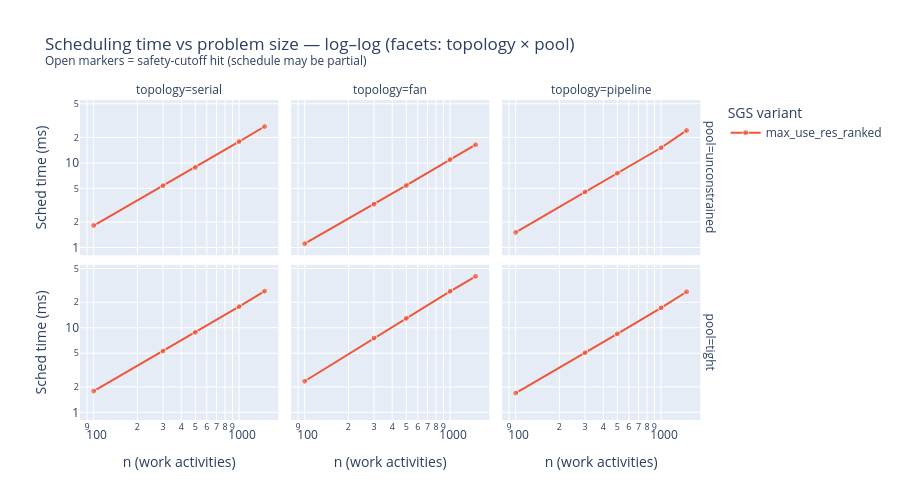

The notebook cell saved with this chart:
### Markdown cell above
## 3. Scheduler Benchmark Analysis

The following sections cover:
- **Scheduling time scaling** — how wall-clock time grows with problem size
- **CPM vs scheduling overhead** — the minimum possible time vs actual cost
- **Empirical scaling exponents** — quantitative O(n) vs O(n²) characterisation
- **SGS variant comparison** — relative speed of each scheduling strategy
- **Scheduler iterations** — event-loop work as a proxy for algorithmic cost
- **`_ready` set size** — direct driver of candidate-selection cost

---

### Scheduling Time Scaling (log–log)

Wall-clock scheduling time is plotted against problem size on a **log–log** scale.
A straight line indicates a power-law relationship; its slope is the empirical
scaling exponent:

- Slope ≈ **1.0** → O(n) — time grows proportionally with the number of activities ✓
- Slope ≈ **2.0** → O(n²) — quadratic growth, will not scale to 15 K activities ✗

**Open markers / dotted lines** denote incomplete runs (safety cutoff triggered);
their times are artificially low and should not be used for scaling analysis.

### Code cell
df_plot = df_sched.copy()
df_plot = df_plot.sort_values('n_work')

# Keep only topologies and pools present in the data
topos_present = [t for t in TOPO_ORDER_SCHED if t in df_plot['topology'].unique()]
pools_present = [p for p in ['unconstrained', 'tight'] if p in df_plot['pool'].unique()]

fig = px.line(
    df_plot,
    x='n_work', y='t_sched_ms',
    color='sgs',
    facet_col='topology', facet_row='pool',
    log_x=True, log_y=True,
    markers=True,
    custom_data=['is_complete'],   # embedded per-point so the loop below uses
                                   # per-trace completeness, not a global n set
    title='Scheduling time vs problem size \u2014 log\u2013log (facets: topology \u00d7 pool)<br>'
          '<sup>Open markers = safety-cutoff hit (schedule may be partial)</sup>',
    labels={'n_work': 'n (work activities)', 't_sched_ms': 'Sched time (ms)', 'sgs': 'SGS'},
    category_orders={
        'topology': topos_present,
        'pool':     pools_present,
        'sgs':      SGS_ORDER,
    },
    height=500,
)
# Per-point open-circle for cutoff hits. customdata[i][0] is is_complete for
# point i in this trace; this avoids incorrectly marking complete traces in
# other facets just because a different config hit the cutoff at the same n.
for trace in fig.data:
    if trace.customdata is None:
        continue
    symbols = ['circle-open' if not cd[0] else 'circle' for cd in trace.customdata]
    sizes   = [10           if not cd[0] else 6          for cd in trace.customdata]
    trace.marker.symbol = symbols
    trace.marker.size   = sizes
fig.update_layout(legend_title_text='SGS variant')
fig.show()

### Figure 1 — Plotly figure (JSON) as saved in the notebook; plotly's stock layout.template omitted (floating-point values rounded to 4 significant figures)
{"data": [{"customdata": [[true], [true], [true], [true], [true]], "hovertemplate": "SGS=max_use_res_ranked<br>pool=unconstrained<br>topology=serial<br>n (work activities)=%{x}<br>Sched time (ms)=%{y}<extra></extra>", "legendgroup": "max_use_res_ranked", "line": {"color": "#EF553B", "dash": "solid"}, "marker": {"size": [6, 6, 6, 6, 6], "symbol": ["circle", "circle", "circle", "circle", "circle"]}, "mode": "lines+markers", "name": "max_use_res_ranked", "orientation": "v", "showlegend": true, "type": "scatter", "x": [100, 300, 500, 1000, 1500], "xaxis": "x4", "y": [1.82, 5.38, 8.84, 17.87, 26.93], "yaxis": "y4"}, {"customdata": [[true], [true], [true], [true], [true]], "hovertemplate": "SGS=max_use_res_ranked<br>pool=tight<br>topology=serial<br>n (work activities)=%{x}<br>Sched time (ms)=%{y}<extra></extra>", "legendgroup": "max_use_res_ranked", "line": {"color": "#EF553B", "dash": "solid"}, "marker": {"size": [6, 6, 6, 6, 6], "symbol": ["circle", "circle", "circle", "circle", "circle"]}, "mode": "lines+markers", "name": "max_use_res_ranked", "orientation": "v", "showlegend": false, "type": "scatter", "x": [100, 300, 500, 1000, 1500], "xaxis": "x", "y": [1.78, 5.3, 8.82, 17.73, 27.06], "yaxis": "y"}, {"customdata": [[true], [true], [true], [true], [true]], "hovertemplate": "SGS=max_use_res_ranked<br>pool=unconstrained<br>topology=fan<br>n (work activities)=%{x}<br>Sched time (ms)=%{y}<extra></extra>", "legendgroup": "max_use_res_ranked", "line": {"color": "#EF553B", "dash": "solid"}, "marker": {"size": [6, 6, 6, 6, 6], "symbol": ["circle", "circle", "circle", "circle", "circle"]}, "mode": "lines+markers", "name": "max_use_res_ranked", "orientation": "v", "showlegend": false, "type": "scatter", "x": [100, 300, 500, 1000, 1500], "xaxis": "x5", "y": [1.11, 3.25, 5.41, 10.95, 16.43], "yaxis": "y5"}, {"customdata": [[true], [true], [true], [true], [true]], "hovertemplate": "SGS=max_use_res_ranked<br>pool=tight<br>topology=fan<br>n (work activities)=%{x}<br>Sched time (ms)=%{y}<extra></extra>", "legendgroup": "max_use_res_ranked", "line": {"color": "#EF553B", "dash": "solid"}, "marker": {"size": [6, 6, 6, 6, 6], "symbol": ["circle", "circle", "circle", "circle", "circle"]}, "mode": "lines+markers", "name": "max_use_res_ranked", "orientation": "v", "showlegend": false, "type": "scatter", "x": [100, 300, 500, 1000, 1500], "xaxis": "x2", "y": [2.33, 7.55, 12.91, 26.91, 40.51], "yaxis": "y2"}, {"customdata": [[true], [true], [true], [true], [true]], "hovertemplate": "SGS=max_use_res_ranked<br>pool=unconstrained<br>topology=pipeline<br>n (work activities)=%{x}<br>Sched time (ms)=%{y}<extra></extra>", "legendgroup": "max_use_res_ranked", "line": {"color": "#EF553B", "dash": "solid"}, "marker": {"size": [6, 6, 6, 6, 6], "symbol": ["circle", "circle", "circle", "circle", "circle"]}, "mode": "lines+markers", "name": "max_use_res_ranked", "orientation": "v", "showlegend": false, "type": "scatter", "x": [100, 300, 500, 1000, 1500], "xaxis": "x6", "y": [1.51, 4.54, 7.57, 15.1, 24.2], "yaxis": "y6"}, {"customdata": [[true], [true], [true], [true], [true]], "hovertemplate": "SGS=max_use_res_ranked<br>pool=tight<br>topology=pipeline<br>n (work activities)=%{x}<br>Sched time (ms)=%{y}<extra></extra>", "legendgroup": "max_use_res_ranked", "line": {"color": "#EF553B", "dash": "solid"}, "marker": {"size": [6, 6, 6, 6, 6], "symbol": ["circle", "circle", "circle", "circle", "circle"]}, "mode": "lines+markers", "name": "max_use_res_ranked", "orientation": "v", "showlegend": false, "type": "scatter", "x": [100, 300, 500, 1000, 1500], "xaxis": "x3", "y": [1.69, 5.05, 8.48, 17.18, 26.6], "yaxis": "y3"}], "layout": {"annotations": [{"font": {}, "showarrow": false, "text": "topology=serial", "x": 0.1567, "xanchor": "center", "xref": "paper", "y": 1, "yanchor": "bottom", "yref": "paper"}, {"font": {}, "showarrow": false, "text": "topology=fan", "x": 0.49, "xanchor": "center", "xref": "paper", "y": 1, "yanchor": "bottom", "yref": "paper"}, {"font": {}, "showarrow": false, "text": "topology=pipeline", "x": 0.8233, "xanchor": "center", "xref": "paper", "y": 1, "yanchor": "bottom", "yref": "paper"}, {"font": {}, "showarrow": false, "text": "pool=tight", "textangle": 90, "x": 0.98, "xanchor": "left", "xref": "paper", "y": 0.2425, "yanchor": "middle", "yref": "paper"}, {"font": {}, "showarrow": false, "text": "pool=unconstrained", "textangle": 90, "x": 0.98, "xanchor": "left", "xref": "paper", "y": 0.7575, "yanchor": "middle", "yref": "paper"}], "height": 500, "legend": {"title": {"text": "SGS variant"}, "tracegroupgap": 0}, "title": {"text": "Scheduling time vs problem size — log–log (facets: topology × pool)<br><sup>Open markers = safety-cutoff hit (schedule may be partial)</sup>"}, "xaxis": {"anchor": "y", "domain": [0, 0.3133], "title": {"text": "n (work activities)"}, "type": "log"}, "xaxis2": {"anchor": "y2", "domain": [0.3333, 0.6467], "matches": "x", "title": {"text": "n (work activities)"}, "type": "log"}, "xaxis3": {"anchor": "y3", "domain": [0.6667, 0.98], "matches": "x", "title": {"text": "n (work activities)"}, "type": "log"}, "xaxis4": {"anchor": "y4", "domain": [0, 0.3133], "matches": "x", "showticklabels": false, "type": "log"}, "xaxis5": {"anchor": "y5", "domain": [0.3333, 0.6467], "matches": "x", "showticklabels": false, "type": "log"}, "xaxis6": {"anchor": "y6", "domain": [0.6667, 0.98], "matches": "x", "showticklabels": false, "type": "log"}, "yaxis": {"anchor": "x", "domain": [0, 0.485], "title": {"text": "Sched time (ms)"}, "type": "log"}, "yaxis2": {"anchor": "x2", "domain": [0, 0.485], "matches": "y", "showticklabels": false, "type": "log"}, "yaxis3": {"anchor": "x3", "domain": [0, 0.485], "matches": "y", "showticklabels": false, "type": "log"}, "yaxis4": {"anchor": "x4", "domain": [0.515, 1], "matches": "y", "title": {"text": "Sched time (ms)"}, "type": "log"}, "yaxis5": {"anchor": "x5", "domain": [0.515, 1], "matches": "y", "showticklabels": false, "type": "log"}, "yaxis6": {"anchor": "x6", "domain": [0.515, 1], "matches": "y", "showticklabels": false, "type": "log"}}}
